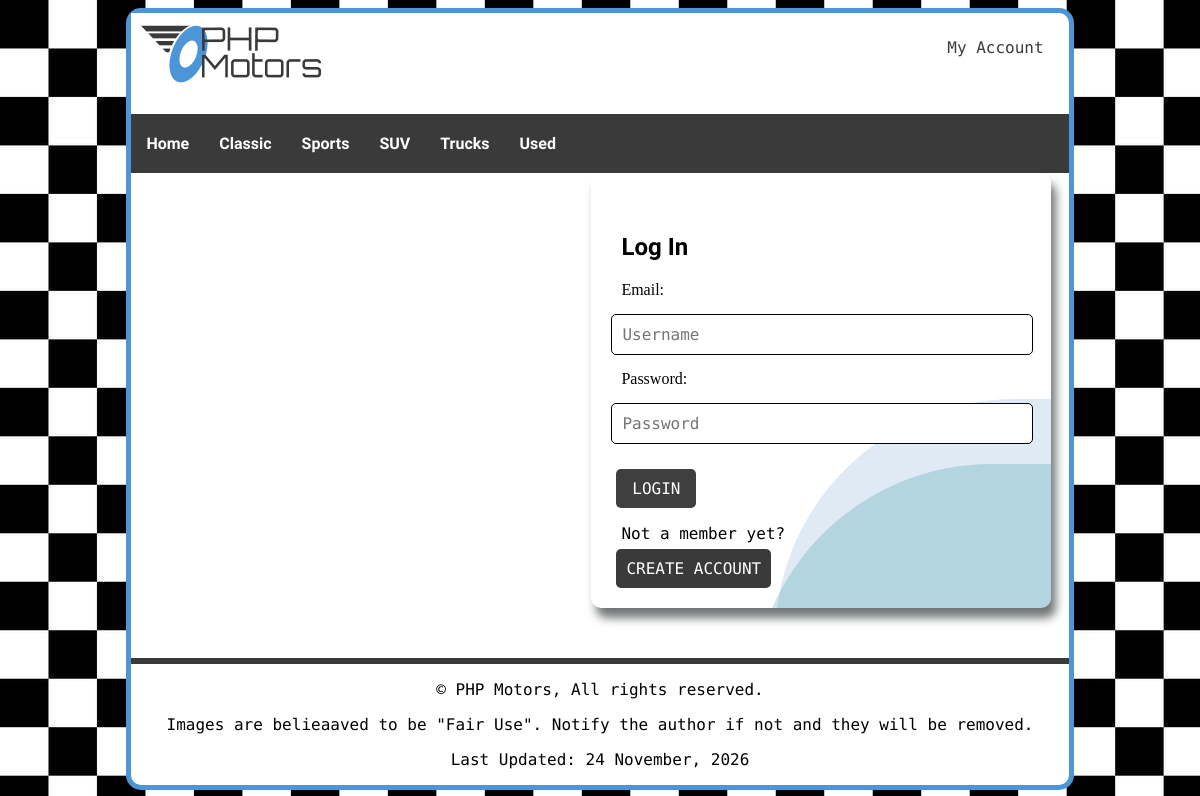
Screenshot of /accounts?action=login with the database file from the repository.
### tables this page shows
CREATE TABLE `carclassification` (
  `classificationId` int NOT NULL,
  `classificationName` varchar(30) NOT NULL
);

### model/main-model.php (called while the page is built, shortened)
<?php
function getClassifications()
{
    $db = phpmotorsConnect();
    $sql = 'SELECT classificationName FROM carclassification ORDER BY classificationName ASC';
    $stmt = $db->prepare($sql);
    $stmt->execute();
    $classifications = $stmt->fetchAll();
    return $classifications;
}

### accounts/index.php (the view, shortened to what this page needs)
<?php
require_once '../model/main-model.php';
$classifications = getClassifications();
$navList = '<ul>';
$navList .= "<li><a href='/phpmotors/index.php' title='View the PHP Motors home page'>Home</a></li>";
foreach ($classifications as $classification) {
    $navList .= "<li><a href='/phpmotors/index.php?action=" . urlencode($classification['classificationName']) . "' title='View our $classification[classificationName] product line'>$classification[classificationName]</a></li>";
}
$navList .= '</ul>';
$action = filter_input(INPUT_GET, 'action');
switch ($action) {
    case 'login':
        include '../view/login.php';
        break;
}

### css/style.css (style rules this page uses)
a { font-family: "Gemunu Libre", sans-serif; }
nav ul { list-style: none; margin: 0 auto; padding: 0; }
nav li { float: left; }
nav li a { display: block; padding: 20px 15px; text-decoration: none; font-weight: bold; color: #ffffff; }
@media only screen and (min-width: 740px) { body { background-image: url("/phpmotors/images/site/small_check.jpg"); } }

### rows the page displays
carclassification: classificationName "Classic"
carclassification: classificationName "Sports"
carclassification: classificationName "SUV"
carclassification: classificationName "Trucks"
carclassification: classificationName "Used"

### other values shown
date('j F, Y', getlastmod()) "24 November, 2026"
